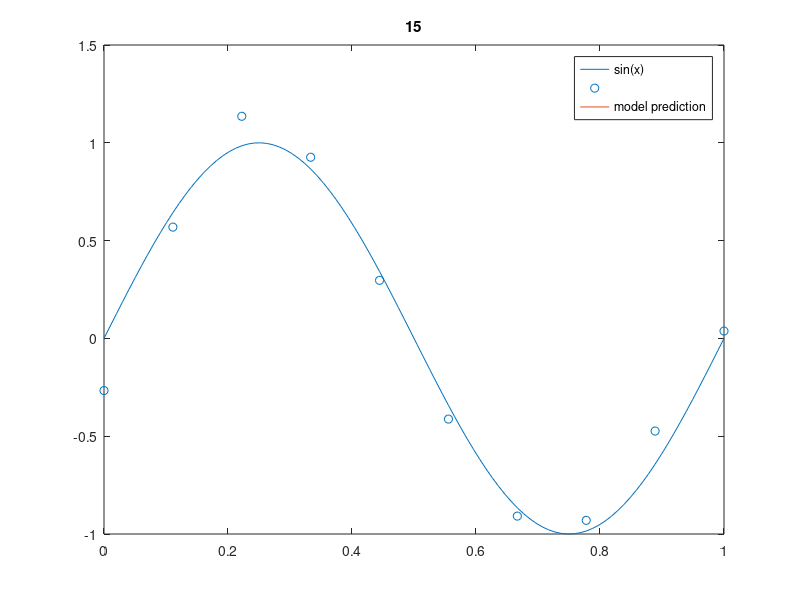

This figure's MATLAB source:
close all
clear all
clc
rng(1);
%defining constant values, you can change this values
order=15; %the order of polynomial
data_size=10;%number of data points
step_size = 0.5;%step size of gradient desccent algorithm
itration_num = 10000;%number of times that gradient descent runs
%creat and visualize dataset
x = linspace(0,1,data_size);
z = linspace(0,1,100);
y = (sin(2*pi*x) + 0.1*randn(1,10))';
plot(z,sin(2*pi*z))
hold on
scatter(x,y)
hold on
%creating mapping features
X = zeros(data_size,order);
for i = 1:order
    X(:,i) = x.^i;
end
X = [ones(data_size,1) , X];
%gradient descent algorithm
teta = [1;zeros(order,1)];
teta0 = [1;zeros(order,1)];
for j=1:itration_num
    for i=1:order+1
        teta0(i) = teta(i) + step_size*sum((y - X*teta).*X(:,i));
    end
    teta = teta0;
end
f=zeros(100,order);
for i=1:order
    f(:,i) = z.^(i);
end
%evaluation and visualization of calculated model
f = [ones(100,1) f];
y_predict = f*teta;
plot(z,y_predict)
legend('sin(x)','','model prediction')
title(order)